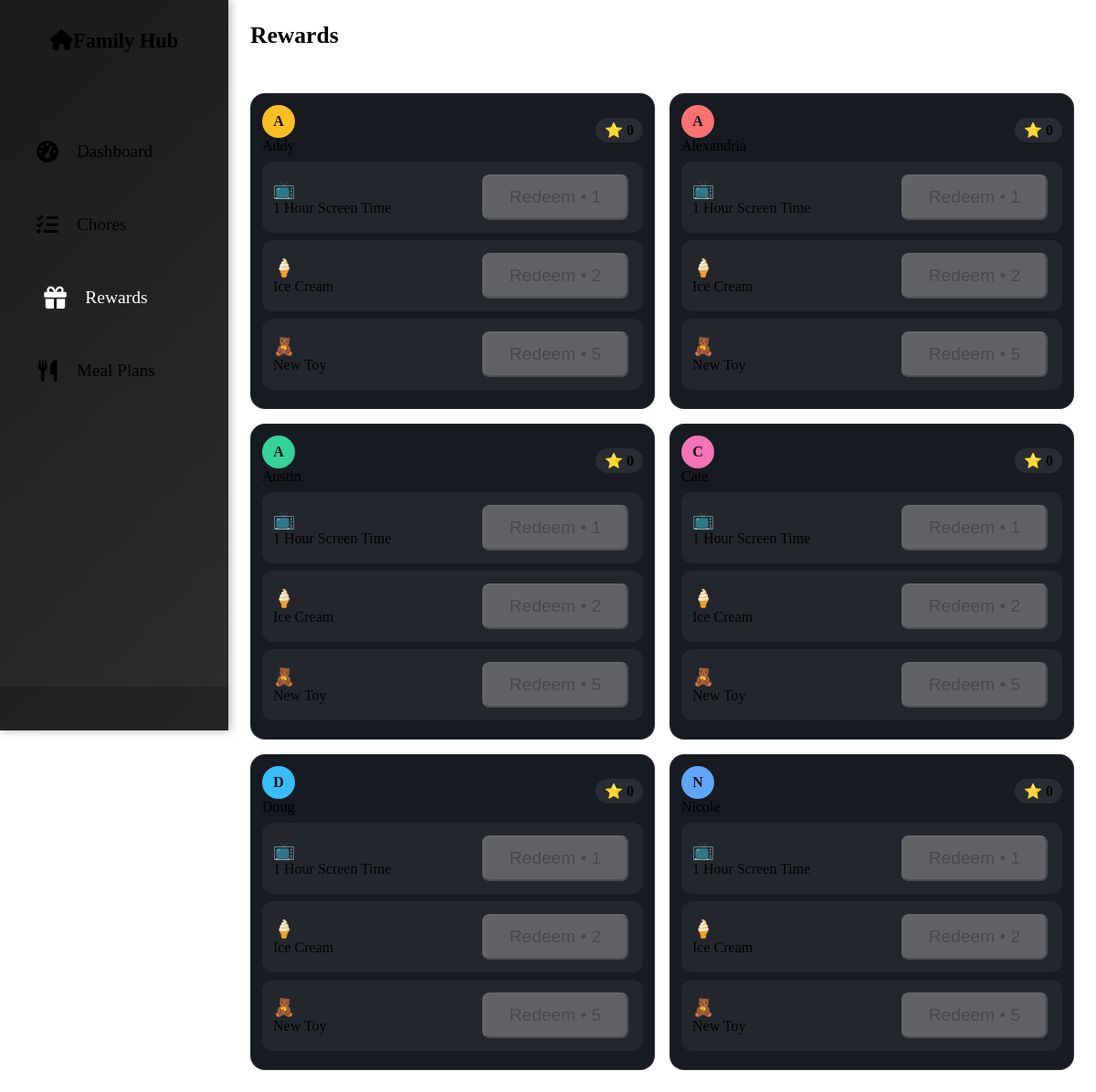
/rewards/, run on the app's committed database.
### tables this page shows
CREATE TABLE users (
	id VARCHAR NOT NULL, 
	email VARCHAR, 
	first_name VARCHAR, 
	last_name VARCHAR, 
	profile_image_url VARCHAR, 
	is_admin BOOLEAN NOT NULL, 
	created_at DATETIME, 
	updated_at DATETIME, name TEXT, color TEXT, avatar TEXT, 
	PRIMARY KEY (id), 
	UNIQUE (email)
);

CREATE TABLE rewards (
  id INTEGER PRIMARY KEY AUTOINCREMENT,
  title TEXT NOT NULL,
  cost_points INTEGER NOT NULL,
  active INTEGER NOT NULL DEFAULT 1
, emoji TEXT);

### rewards/routes.py (the view)
@bp.get('/')
def rewards_home():
    with db.engine.begin() as conn:
        users = ps.list_users(conn)
        rewards = ps.list_rewards(conn, active_only=True)
        balances = {u.name: ps.user_balance(conn, u.name) for u in users}
    return render_template('rewards/index.html', users=users, rewards=rewards, balances=balances)

### app.py (called while the page is built)
def safe_url_for(endpoint: str, **values) -> str:
    try:
        return url_for(endpoint, **values)
    except Exception:  # pragma: no cover - best effort safety
        return "#"

### services/points_service.py (called while the page is built)
def user_balance(conn, user: str) -> int:
    return int(
        conn.execute(
            text("SELECT COALESCE(SUM(points),0) FROM points_ledger WHERE user_name=:u"),
            {"u": user},
        ).scalar()
        or 0
    )

def list_users(conn):
    return conn.execute(
        text("SELECT id, name, color, avatar FROM users ORDER BY name")
    ).fetchall()

def list_rewards(conn, active_only: bool = True):
    sql = "SELECT id, title, cost_points, emoji, active FROM rewards"
    if active_only:
        sql += " WHERE active=1"
    sql += " ORDER BY cost_points, title"
    return conn.execute(text(sql)).fetchall()

### templates/rewards/index.html (shortened to what this page needs)
{% extends "base.html" %}
{% block content %}
<div class="section-header"><h1>Rewards</h1></div>
<div class="rewards-grid">
  {% for u in users %}
  {% set bal = balances[u.name] %}
  <div class="kid-card">
    <div class="kid-head">
      <div class="d-flex align-items-center gap-2">
  <div class="avatar" style="background: {{ u.color or '#7dd3fc' }};">{{ (u.avatar or (u.name or '?')[0:1]).upper() }}</div>
        <div class="fw-semibold">{{ u.name }}</div>
      </div>
      <div class="balance">⭐ {{ bal }}</div>
    </div>
    {% for r in rewards %}
      <div class="reward-row">
        <div class="d-flex align-items-center gap-2">
          <span style="font-size:1.2rem">{{ r.emoji or '🎁' }}</span>
          <div class="fw-semibold">{{ r.title }}</div>
        </div>
        <button class="btn btn-success redeem"
                data-user="{{ u.name }}" data-reward="{{ r.id }}"
                {% if bal < r.cost_points %}disabled{% endif %}>
          Redeem • {{ r.cost_points }}
        </button>
      </div>
    {% endfor %}
  </div>
  {% endfor %}
</div>
{% endblock %}

### templates/base.html (shortened to what this page needs)
<!DOCTYPE html>
<html lang="en" data-bs-theme="dark">
<head>
    <link href="https://cdn.replit.com/agent/bootstrap-agent-dark-theme.min.css" rel="stylesheet">
    <link href="https://cdnjs.cloudflare.com/ajax/libs/font-awesome/6.0.0/css/all.min.css" rel="stylesheet">
    <link href="{{ url_for('static', filename='css/touch-optimized.css') }}" rel="stylesheet">
</head>
<body>
    <nav class="sidebar">
        <div class="sidebar-header">
            <h4><i class="fas fa-home me-2"></i>Family Hub</h4>
        </div>
        {% set _path = request.path %}
        <ul class="sidebar-nav">
            <li class="nav-item">
                <a class="nav-link {% if _path == '/' %}active{% endif %}" href="{{ url_for('index') }}" data-section="dashboard">
                    <i class="fas fa-tachometer-alt"></i>
                    <span>Dashboard</span>
                </a>
            </li>
            <li class="nav-item">
                <a class="nav-link {% if _path.startswith('/chores') %}active{% endif %}" href="{{ url_for('view_chores') }}" data-section="chores">
                    <i class="fas fa-tasks"></i>
                    <span>Chores</span>
                </a>
            </li>
            <li class="nav-item">
                <a class="nav-link {% if _path.startswith('/rewards') %}active{% endif %}" href="{{ safe_url_for('rewards.rewards_home') }}">
                    <i class="fas fa-gift"></i>
                    <span>Rewards</span>
                </a>
            </li>
            <li class="nav-item">
                <a class="nav-link {% if _path.startswith('/meal-plans') %}active{% endif %}" href="{{ url_for('meal_plans') }}" data-section="meals">
                    <i class="fas fa-utensils"></i>
                    <span>Meal Plans</span>
                </a>
            </li>
        </ul>
        <div class="sidebar-footer">
        </div>
    </nav>
    <main class="main-content">
        {% block content %}{% endblock %}
    </main>
</body>
</html>

### static/css/touch-optimized.css (style rules this page uses)
:root { --touch-target-min: 48px; --touch-spacing: 16px; --large-font-size: 1.2rem; --xl-font-size: 1.4rem; --xxl-font-size: 1.6rem; --sidebar-width: 280px; --sidebar-collapsed-width: 70px; }
* { -webkit-touch-callout: none; -webkit-user-select: none; -khtml-user-select: none; -moz-user-select: none; -ms-user-select: none; user-select: none; }
body { margin: 0; padding: 0; display: flex; min-height: 100vh; overflow-x: hidden; }
.sidebar { width: var(--sidebar-width); min-height: 100vh; background: linear-gradient(135deg, #1a1a1a 0%, #2d2d2d 100%); border-right: 2px solid var(--bs-border-color); display: flex; flex-direction: column; position: fixed; top: 0; left: 0; z-index: 1000; transition: all 0.3s ease; box-shadow: 2px 0 10px rgba(0, 0, 0, 0.3); }
.sidebar-header { padding: 2rem 1.5rem; text-align: center; border-bottom: 2px solid var(--bs-border-color); background: rgba(var(--bs-primary-rgb), 0.1); }
.sidebar-header h4 { color: var(--bs-light); margin: 0; font-size: var(--xl-font-size); font-weight: 600; }
.sidebar-nav { flex: 1; padding: 2rem 0; list-style: none; margin: 0; }
.sidebar-nav .nav-item { margin: 0.5rem 1rem; }
.sidebar-nav .nav-link { display: flex; align-items: center; padding: 1rem 1.5rem; color: var(--bs-light); text-decoration: none; border-radius: 0.75rem; transition: all 0.3s ease; font-size: var(--large-font-size); font-weight: 500; min-height: var(--touch-target-min); cursor: pointer; }
.sidebar-nav .nav-link i { font-size: 1.5rem; width: 2rem; text-align: center; margin-right: 1rem; }
.sidebar-nav .nav-link:hover, .sidebar-nav .nav-link:focus, .sidebar-nav .nav-link.active { background: linear-gradient(135deg, var(--bs-primary) 0%, #0056b3 100%); color: white; transform: translateX(10px) scale(1.02); box-shadow: 0 4px 15px rgba(var(--bs-primary-rgb), 0.4); }
.sidebar-nav .nav-link.active { background: linear-gradient(135deg, var(--bs-success) 0%, #0f5132 100%); }
.sidebar-footer { padding: 1.5rem; border-top: 2px solid var(--bs-border-color); background: rgba(0, 0, 0, 0.2); }
.main-content { flex: 1; margin-left: var(--sidebar-width); padding: 2rem; background: var(--bs-dark); min-height: 100vh; overflow-y: auto; transition: all 0.3s ease; }
.btn { font-size: var(--large-font-size); padding: 0.75rem 1.5rem; min-height: var(--touch-target-min); min-width: var(--touch-target-min); border-radius: 0.5rem; transition: all 0.2s ease; margin: 0.25rem; }
h1 { font-size: var(--xxl-font-size); margin-bottom: 1.5rem; }
.section-header { display: flex; justify-content: space-between; align-items: center; margin-bottom: 2rem; padding-bottom: 1rem; border-bottom: 2px solid var(--bs-border-color); }
.section-header h1 { margin: 0; color: var(--bs-light); }
@media (orientation: landscape) { .sidebar { width: 250px; } }
@media (orientation: landscape) { .main-content { margin-left: 250px; padding: 1.5rem; } }
@media (orientation: landscape) { .sidebar-nav .nav-link { padding: 0.75rem 1.25rem; } }
.touch-indicator { position: relative; overflow: hidden; }
.touch-indicator::after { content: ""; position: absolute; top: 50%; left: 50%; width: 0; height: 0; background: rgba(255, 255, 255, 0.3); border-radius: 50%; transform: translate(-50%, -50%); transition: width 0.3s ease, height 0.3s ease; }

### templates/rewards/index.html (style rules this page uses)
.rewards-grid { display: grid; gap: 16px; grid-template-columns: repeat(auto-fit, minmax(320px, 1fr)); }
.kid-card { border-radius: 16px; padding: 12px; background: var(--panel, #171a21); border: 1px solid rgba(255,255,255,.08); }
.kid-head { display:flex; align-items:center; justify-content:space-between; margin-bottom: 8px; }
.avatar { width:36px; height:36px; border-radius:50%; display:flex; align-items:center; justify-content:center; font-weight:700; color:#0f1115; }
.balance { background: rgba(255,255,255,.08); border-radius: 999px; padding: 4px 10px; font-weight:600; }
.reward-row { display:flex; align-items:center; justify-content:space-between; padding:10px 12px; border-radius:12px; background: rgba(255,255,255,.05); margin-bottom:8px; }
.redeem { min-width: 160px; }

### data on the page
users: avatar "A", name "Addy", is_admin "0"
rewards: emoji "📺", title "1 Hour Screen Time", cost_points "1"
rewards: emoji "🍦", title "Ice Cream", cost_points "2"
rewards: emoji "🧸", title "New Toy", cost_points "5"
users: avatar "A", name "Alexandria", is_admin "0"
users: avatar "A", name "Austin", is_admin "0"
users: avatar "C", name "Cate", is_admin "0"
users: avatar "D", name "Doug", bal "0"
users: avatar "N", name "Nicole", is_admin "0"
